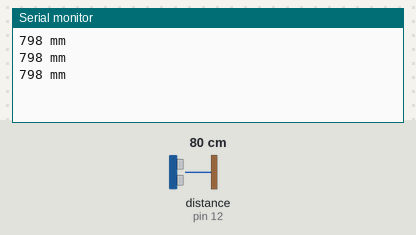
Recording of a sketch running on a simulated Arduino Leonardo, built with avr-gcc and run on an emulated ATmega32U4. Shown: the last lines printed to the serial monitor. Wiring (inferred from the names in the program): ultrasonic range finder: trigger pin 13; echo pin 12. The test bench sets the inputs (shaded band); at power-on: distance to the obstacle (sensor on pin 12) 80 cm. The echo pulse lasts 58.3 µs per cm.

Above: at 1.3 s.
1.4 s: distance to the obstacle (sensor on pin 12) set to 2 cm
At 1.9 s:
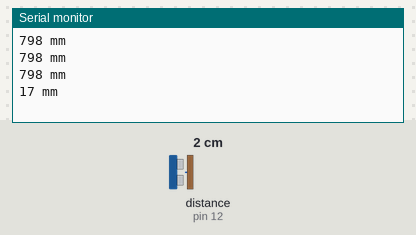
2.9 s: distance to the obstacle (sensor on pin 12) set to 4 cm
At 3.4 s:
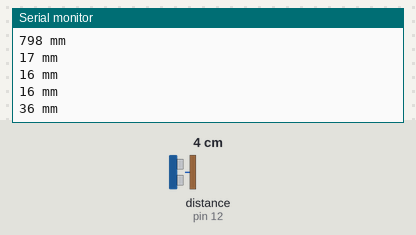
Timing chart, 0 to 5.9 s (numbered marks = the images above; inputs shaded):
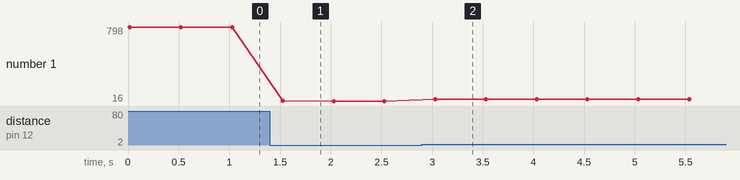

The sketch:

UltrasonicSerial.ino
```cpp
/*
 HC-SR04 Ping distance sensor
 VCC to arduino 5v GND to arduino GND
 Echo to Arduino pin 13
 Trig to Arduino pin 12
 More info at: http://goo.gl/kJ8Gl
 Original code improvements to the Ping sketch sourced from Trollmaker.com
 Some code and wiring inspired by http://en.wikiversity.org/wiki/User:Dstaub/robotcar
 */

#include <Arduino.h>

const uint8_t TriggerPin = 13;
const uint8_t EchoPin = 12;

void setup()
{
  Serial.begin (9600);
  while (!Serial)
  {
    // wait for serial port to connect. Needed for Leonardo only
    NULL;
  }

  pinMode(TriggerPin, OUTPUT);
  pinMode(EchoPin, INPUT);
}

void loop()
{
  digitalWrite(TriggerPin, LOW);
  delayMicroseconds(2);

  digitalWrite(TriggerPin, HIGH);
  delayMicroseconds(10);

  digitalWrite(TriggerPin, LOW);

  // length of round trip pulse in microseconds
  long duration = pulseIn(EchoPin, HIGH);

  // The speed of sound is 340 m/s or 29.1 microseconds per centimeter
  // or 2.91 microseconds per millitmeter.
  // The ping travels out and back, so to find the distance of the
  // object we take half of the distance travelled.
  long distance = duration / 5.82;

  Serial.print(distance);
  Serial.println(" mm");
  delay(500);
}
```

Measured:
- after the input at 1.4 s, the serial monitor: prints a new line after 0.13 s (image 1)
- after the input at 2.9 s, the serial monitor: prints a new line after 0.13 s (image 2)
- plotted number 1: 798 → 16 after the input at 1.4 s, 16 → 36 after the input at 2.9 s
